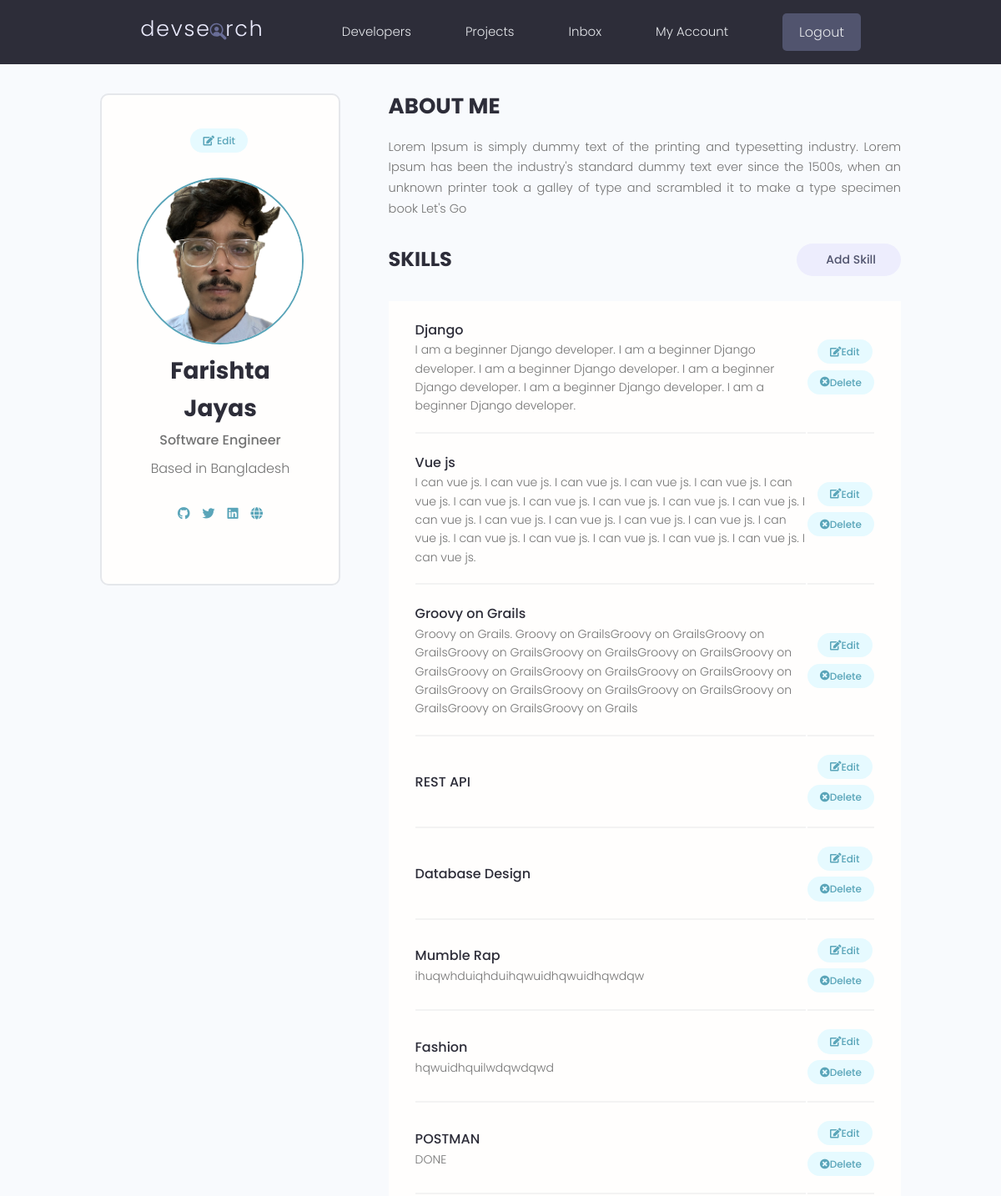
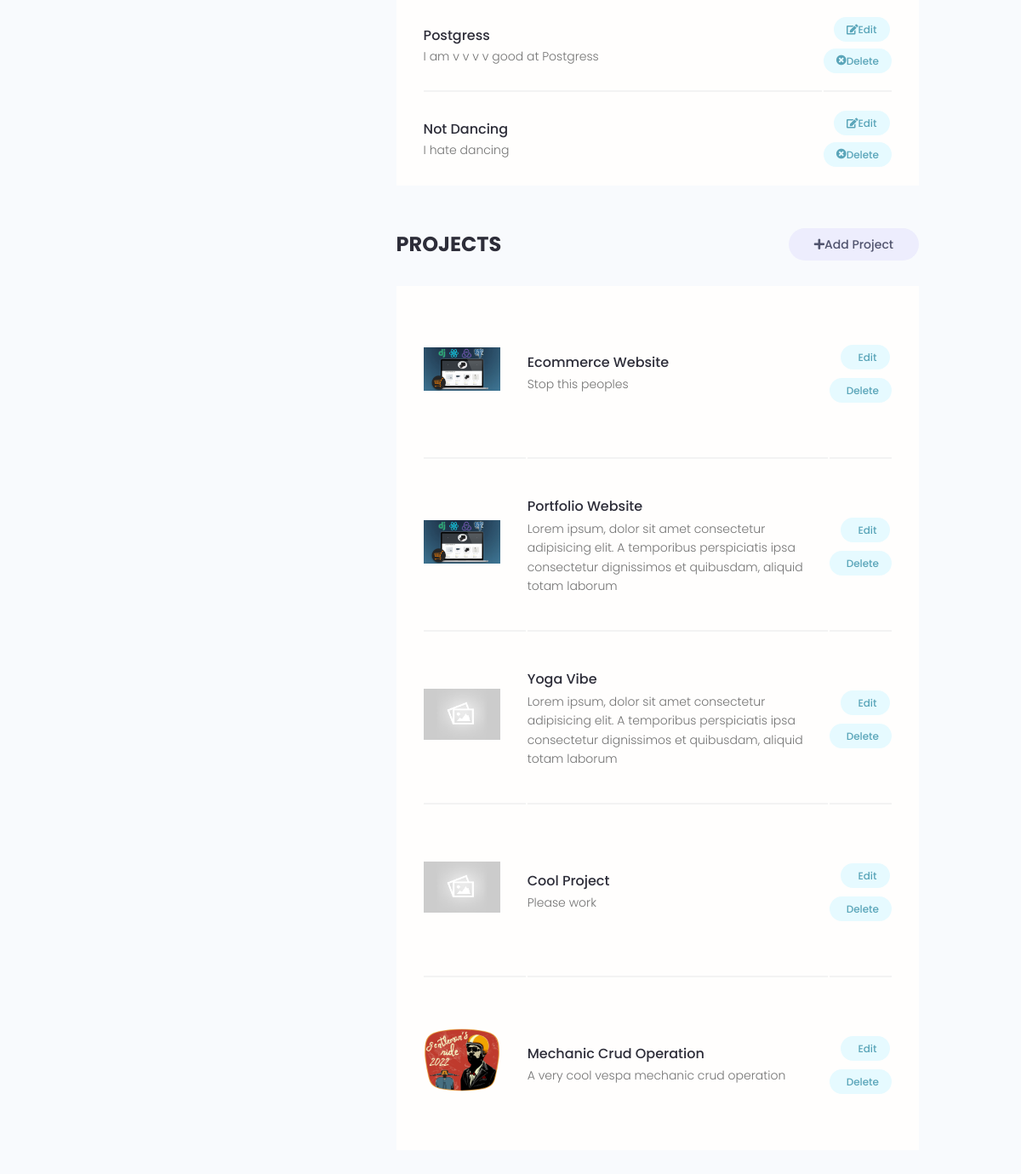
The app's page /account/ (signed in) with its own data (2 pictures, top to bottom).
### users/models.py (models this page shows, shortened)
class Profile(models.Model):
    id = models.UUIDField(default=uuid.uuid4, unique=True,
                          editable=False, primary_key=True)
    user = models.OneToOneField(
        User, on_delete=models.CASCADE, null=True, blank=True)
    name = models.CharField(max_length=250, blank=True, null=True)
    username = models.CharField(max_length=250, blank=True, null=True)
    location = models.CharField(max_length=250, blank=True, null=True)
    email = models.EmailField(max_length=500, blank=True, null=True)
    short_intro = models.CharField(max_length=500, blank=True, null=True)
    bio = models.TextField(blank=True, null=True)
    profile_image = models.ImageField(
        null=True, blank=True, upload_to='profiles/', default='profiles/user-default.png')
    social_github = models.CharField(max_length=250, blank=True, null=True)
    social_x = models.CharField(max_length=250, blank=True, null=True)
    social_linkedin = models.CharField(max_length=250, blank=True, null=True)
    social_website = models.CharField(max_length=250, blank=True, null=True)
    created = models.DateField(auto_now_add=True)

class Skill(models.Model):
    id = models.UUIDField(default=uuid.uuid4,
                          primary_key=True, editable=False, unique=True)
    owner = models.ForeignKey(
        Profile, on_delete=models.CASCADE, null=True, blank=True)
    name = models.CharField(max_length=250, null=True, blank=True)
    description = models.TextField(max_length=1000, null=True, blank=True)
    created = models.DateTimeField(auto_now_add=True)

### projects/models.py (models this page shows, shortened)
class Project(models.Model):
    owner = models.ForeignKey(
        Profile, null=True, blank=True, on_delete=models.SET_NULL)
    title = models.CharField(max_length=250)
    description = models.TextField(null=True, blank=True)
    featured_image = models.ImageField(
        null=True, blank=True, default="default.jpg")
    demo_link = models.CharField(max_length=2000, null=True, blank=True)
    source_link = models.CharField(max_length=2000, null=True, blank=True)
    created = models.DateTimeField(auto_now_add=True)
    id = models.UUIDField(default=uuid.uuid4,
                          primary_key=True, editable=False, unique=True)
    tags = models.ManyToManyField(Tag, blank=True)
    vote_total = models.IntegerField(default=0, null=True, blank=True)
    vote_ratio = models.IntegerField(default=0, null=True, blank=True)

### users/views.py (the view)
# urls.py: path('account/', userAccount, name='account'),
@login_required(login_url='login')
def userAccount(request):
    profile = request.user.profile
    skills = profile.skill_set.all()
    projects = profile.project_set.all()
    context = {
        'profile': profile,
        'skills': skills,
        'projects': projects,
    }
    return render(request, 'users/account.html', context)

### users/templates/users/account.html (shortened to what this page needs)
{% extends "main.html" %}
{% load static %}
{% block content %}
  <main class="settingsPage profile my-md">
    <div class="container">
      <div class="layout">
        <div class="column column--1of3">
          <div class="card text-center">
            <div class="card__body dev">
              <a class="tag tag--pill tag--main settings__btn" href="{% url 'edit-account' %}">
                <i class="fas fa-edit"></i> Edit
              </a>
              <img class="avatar avatar--xl dev__avatar" src="{{profile.profile_image.url}}" />
              <h2 class="dev__name">{{profile.name}}</h2>
              <p class="dev__title">{{profile.short_intro}}</p>
              <p class="dev__location">Based in {{profile.location}}</p>
              <ul class="dev__social">
                {% if profile.social_github %}
                  <li>
                    <a title="Github" href="{{profile.social_github}}" target="_blank">
                      <i class="fab fa-github"></i>
                    </a>
                  </li>
                {% endif %}
                {% if profile.social_x %}
                  <li>
                    <a title="X" href="{{profile.social_x}}" target="_blank">
                      <i class="fab fa-twitter"></i>
                    </a>
                  </li>
                {% endif %}
                {% if profile.social_linkedin %}
                  <li>
                    <a title="LinkedIn" href="{{profile.social_linkedin}}" target="_blank">
                      <i class="fab fa-linkedin"></i>
                    </a>
                  </li>
                {% endif %}
                {% if profile.social_website %}
                  <li>
                    <a title="Personal Website" href="{{profile.social_website}}" target="_blank">
                      <i class="fas fa-globe"></i>
                    </a>
                  </li>
                {% endif %}
              </ul>
            </div>
          </div>
        </div>
        <div class="column column--2of3">
          <div class="devInfo">
            <h3 class="devInfo__title">About Me</h3>
            <p class="devInfo__about">{{profile.bio}}</p>
          </div>
          <div class="settings">
            <h3 class="settings__title">Skills</h3>
            <a class="tag tag--pill tag--sub settings__btn tag--lg" href="{% url 'create-skill' %}">
               Add Skill
            </a>
          </div>
          <table class="settings__table">
            {% for skill in skills %}
            <tr>
              <td class="settings__tableInfo">
                <h4>{{skill.name}}</h4>
                <p>{{skill.description}}</p>
              </td>
              <td class="settings__tableActions">
                <a class="tag tag--pill tag--main settings__btn" href="{% url 'update-skill' skill.id %}">
                  <i class="fas fa-edit"></i> Edit
                </a>
                <a class="tag tag--pill tag--main settings__btn" href="#">
                  <i class="fas fa-times-circle"></i> Delete
                </a>
              </td>
            </tr>
            {% endfor %}
          </table>
          <div class="settings">
            <h3 class="settings__title">Projects</h3>
            <a class="tag tag--pill tag--sub settings__btn tag--lg" href="{% url 'create-project' %}"">
              <i class="fas fa-plus"></i> Add Project
            </a>
          </div>
          <table class="settings__table">
            {% for project in projects %}
            <tr>
              <td class="settings__thumbnail">
                <a href="{% url 'project' project.id %}"><img src="{{ project.featured_image.url }}" alt="Project Thumbnail" /></a>
              </td>
              <td class="settings__tableInfo">
                <a href="{% url 'project' project.id %}">{{project.title}}</a>
                <p>
                  {{project.description|slice:"150"}}
                </p>
              </td>
              <td class="settings__tableActions">
                <a class="tag tag--pill tag--main settings__btn" href="{% url 'update-project' project.id %}">
                   Edit
                </a>
                <a class="tag tag--pill tag--main settings__btn" href="{% url 'delete-project' project.id %}">
                   Delete
                </a>
              </td>
            </tr>
            {% endfor %}
          </table>
        </div>
      </div>
    </div>
  </main>
{% endblock %}

### static/styles/app.css (style rules this page uses)
:root { --color-sub: #2d2d39; }
.card { border: 2px solid var(--color-light); }
img { width: 100%; }
.profile .card > .dev { padding: 4rem; }
.dev__avatar { display: block; margin: auto; }
.dev__name { color: var(--color-sub); font-size: 2.8rem; font-weight: 700; margin-top: 1rem; margin-bottom: 0.5rem; }
.dev__title { font-size: 1.6rem; font-weight: 500; line-height: 1.3; }
.dev__location { margin-top: 1rem; }
.dev__social { margin: 3rem 0; list-style: none; display: flex; justify-content: center; gap: 1.5rem; }
.devInfo { margin-bottom: 3rem; }
.devInfo__title, .devInfo__subtitle { font-size: 2.6rem; color: var(--color-sub); text-transform: uppercase; font-weight: 700; margin-bottom: 1.5rem; }
.devInfo__about, .devSkill__info { font-size: 1.45rem; line-height: 1.7; text-align: justify; }
.settingsPage .dev > .settings__btn { display: inline-block; margin-bottom: 3rem; }
.settings { display: flex; justify-content: space-between; align-items: center; }
.settings__title { font-size: 2.4rem; text-transform: uppercase; font-weight: 700; color: var(--color-sub); }
.settings__table { margin-top: 3rem; margin-bottom: 5rem; padding: 0 3rem; background: var(--color-white); }
.settings__table tr { width: 100%; }
.settings__table tr > td { padding: 2rem 0; }
.settings__table tr:not(:last-child) td { border-bottom: 2px solid var(--color-white-light); }
.settings__thumbnail { width: 23%; min-width: 10rem; }
.settings__thumbnail img { padding-right: 3rem; height: 15rem; object-fit: contain; }
.settings__tableInfo { width: 100%; }
.settings__tableInfo h4, .settings__tableInfo a { padding-right: 1rem; width: auto; font-size: 1.6rem; font-weight: 500; color: var(--color-sub); }
.settings__tableInfo p { font-size: 1.4rem; }
.settings__tableActions { text-align: right; }

### static/uikit/styles/modules/_variables.css (style rules this page uses)
:root { --color-main: #5aa5b9; --color-main-light: #e6faff; --color-sub: #3f4156; --color-sub-light: #51546e; --color-sub-lighter: #ededfd; --color-text: #737373; --color-gray: #8b8b8b; --color-light: #e5e7eb; --color-light-gray: #767676; --color-bg: #f8fafd; --color-white: #fffefd; --color-white-light: #f3f3f3; --color-success: #359e64; --color-success-bg: #def8e8; --color-error: #fc4b0b; --color-error-bg: #fff2ee; --font-base: 'Poppins', arial, helvetica, 'Segoe UI', roboto, ubuntu, sans-serif; --font-monospace: 'Fira Code', 'Courier New', courier, monospace; --font-regular: 300; --font-medium: 500; --font-bold: 700; --generic-shadow: 1px 1px 5px #00000010; --generic-transition: all 0.3s ease-in-out; }

### static/uikit/styles/modules/_base.css (style rules this page uses)
* { margin: 0; padding: 0; box-sizing: border-box; text-rendering: optimizeLegibility; color: inherit; font-size: inherit; }
html { font-size: 50%; }
@media only screen and (min-width: 480px) { html { font-size: 56.25%; } }
@media only screen and (min-width: 1200px) { html { font-size: 62.5%; } }
body { line-height: 1.6; font-weight: 400; font-size: 1.5rem; color: var(--color-text); background-color: var(--color-bg); min-height: 100vh; }

### static/uikit/styles/modules/_typography.css (style rules this page uses)
* { font-family: var(--font-base); }
h2 { font-size: 3.6rem; font-weight: var(--font-bold); }
h3 { font-size: 3.2rem; font-weight: var(--font-medium); }
h4 { font-size: 2.8rem; font-weight: var(--font-medium); }
p, span, strong { font-size: 1.6rem; color: var(--color-text); font-weight: var(--font-regular); }
a { padding-bottom: 2px; text-decoration: none; display: inline-block; color: var(--color-main); font-weight: var(--font-medium); }

### static/uikit/styles/modules/_utilities.css (style rules this page uses)
.container { width: 92%; max-width: 165rem; margin: 0 auto; box-sizing: border-box; }
@media screen and (min-width: 1000px) { .container { width: 90%; } }
@media screen and (min-width: 1200px) { .container { width: 80%; } }
.text-center { text-align: center; }
.my-md { margin: 3rem auto; }

### static/uikit/styles/modules/_avatar.css (style rules this page uses)
.avatar { border-radius: 50%; border: 2px solid var(--color-main); object-fit: cover; }
.avatar--xl { height: 20rem; width: 20rem; }

### static/uikit/styles/modules/_card.css (style rules this page uses)
.card { border-radius: 1rem; background-color: var(--color-white); border: 1.5px solid var(--color-light); width: auto; height: auto; margin-top: 0.5rem; margin-bottom: 0.5rem; overflow: hidden; }
.card__body, .card__header { padding: 2rem 2.5rem; }

### static/uikit/styles/modules/_layout.css (style rules this page uses)
.layout { display: flex; flex-flow: row wrap; justify-content: space-between; }
.layout > .column { margin-bottom: 3rem; }
.layout > .column.column--1of3 { flex-basis: 30%; }
.layout > .column.column--2of3 { flex-basis: 64%; }

### records on screen
Profile: profile_image (picture), name "Farishta Jayas", short_intro "Software Engineer", location "Bangladesh", bio "Lorem Ipsum is simply dummy text of the printing and typesetting industry. Lorem Ipsum has been the industry's standard dummy text ever since the 1500s, when an unknown printer took a galley of type and scrambled it to make a type specimen book Let's Go"
Skill: name "Django", description "I am a beginner Django developer. I am a beginner Django developer. I am a beginner Django developer. I am a beginner Django developer. I am a beginner Django developer. I am a beginner Django developer."
Skill: name "Vue js", description "I can vue js. I can vue js. I can vue js. I can vue js. I can vue js. I can vue js. I can vue js. I can vue js. I can vue js. I can vue js. I can vue js. I can vue js. I can vue js. I can vue js. I can vue js. I can vue js. I can vue js. I can vue js. I can vue js. I can vue js. I can vue js. I can vue js. I can vue js."
Skill: name "Groovy on Grails", description "Groovy on Grails. Groovy on GrailsGroovy on GrailsGroovy on GrailsGroovy on GrailsGroovy on GrailsGroovy on GrailsGroovy on GrailsGroovy on GrailsGroovy on GrailsGroovy on GrailsGroovy on GrailsGroovy on GrailsGroovy on GrailsGroovy on GrailsGroovy on GrailsGroovy on GrailsGroovy on Grails"
Skill: name "REST API"
Skill: name "Database Design"
Skill: name "Mumble Rap", description "ihuqwhduiqhduihqwuidhqwuidhqwdqw"
Skill: name "Fashion", description "hqwuidhquilwdqwdqwd"
Skill: name "POSTMAN", description "DONE"
Skill: name "Postgress", description "I am v v v v good at Postgress"
Skill: name "Not Dancing", description "I hate dancing"
Project: featured_image (picture), title "Ecommerce Website", description "Stop this peoples"
Project: featured_image (picture), title "Portfolio Website", description "Lorem ipsum, dolor sit amet consectetur adipisicing elit. A temporibus perspiciatis ipsa consectetur dignissimos et quibusdam, aliquid totam laborum"
Project: featured_image (placeholder picture), title "Yoga Vibe", description "Lorem ipsum, dolor sit amet consectetur adipisicing elit. A temporibus perspiciatis ipsa consectetur dignissimos et quibusdam, aliquid totam laborum"
Project: featured_image (placeholder picture), title "Cool Project", description "Please work"
Project: featured_image (picture), title "Mechanic Crud Operation", description "A very cool vespa mechanic crud operation"
